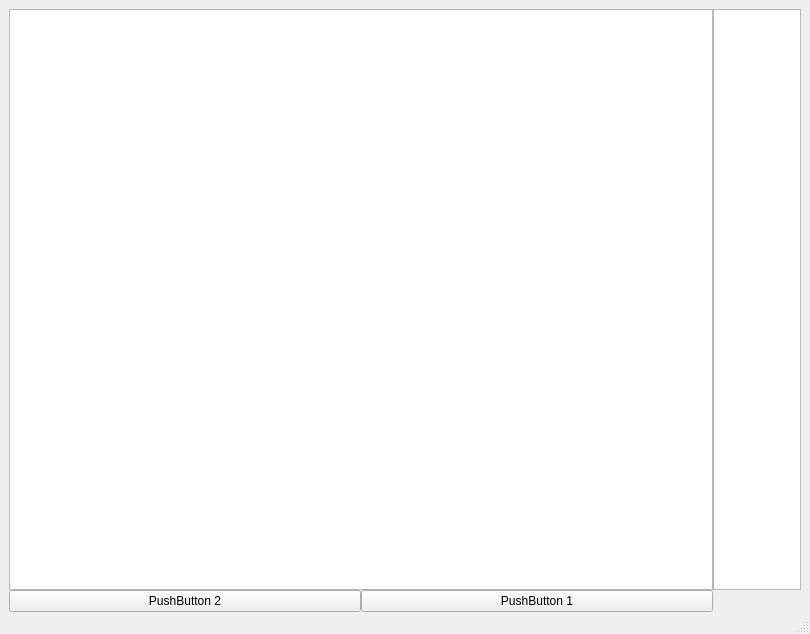
<?xml version="1.0" encoding="UTF-8"?>
<ui version="4.0">
 <class>MainWindow</class>
 <widget class="QMainWindow" name="MainWindow">
  <property name="geometry">
   <rect>
    <x>0</x>
    <y>0</y>
    <width>810</width>
    <height>634</height>
   </rect>
  </property>
  <property name="windowTitle">
   <string>Kamera wirtualna</string>
  </property>
  <widget class="QWidget" name="centralwidget">
   <layout class="QGridLayout" name="gridLayout">
    <property name="bottomMargin">
     <number>0</number>
    </property>
    <property name="verticalSpacing">
     <number>6</number>
    </property>
    <item row="0" column="0">
     <layout class="QGridLayout" name="gridLayout_2" columnstretch="8,1">
      <property name="spacing">
       <number>0</number>
      </property>
      <item row="0" column="0">
       <widget class="CameraView" name="graphicsView">
        <property name="sizePolicy">
         <sizepolicy hsizetype="Expanding" vsizetype="Expanding">
          <horstretch>0</horstretch>
          <verstretch>1</verstretch>
         </sizepolicy>
        </property>
       </widget>
      </item>
      <item row="1" column="0">
       <layout class="QHBoxLayout" name="horizontalLayout">
        <item>
         <widget class="QPushButton" name="pushButton_2">
          <property name="text">
           <string>PushButton 2</string>
          </property>
         </widget>
        </item>
        <item>
         <widget class="QPushButton" name="pushButton">
          <property name="text">
           <string>PushButton 1</string>
          </property>
         </widget>
        </item>
       </layout>
      </item>
      <item row="0" column="1">
       <widget class="QListWidget" name="rightMenu"/>
      </item>
     </layout>
    </item>
   </layout>
  </widget>
  <widget class="QMenuBar" name="menubar">
   <property name="geometry">
    <rect>
     <x>0</x>
     <y>0</y>
     <width>810</width>
     <height>26</height>
    </rect>
   </property>
  </widget>
  <widget class="QStatusBar" name="statusbar"/>
 </widget>
 <customwidgets>
  <customwidget>
   <class>CameraView</class>
   <extends>QGraphicsView</extends>
   <header location="global">cameraview.h</header>
  </customwidget>
 </customwidgets>
 <resources/>
 <connections/>
</ui>
